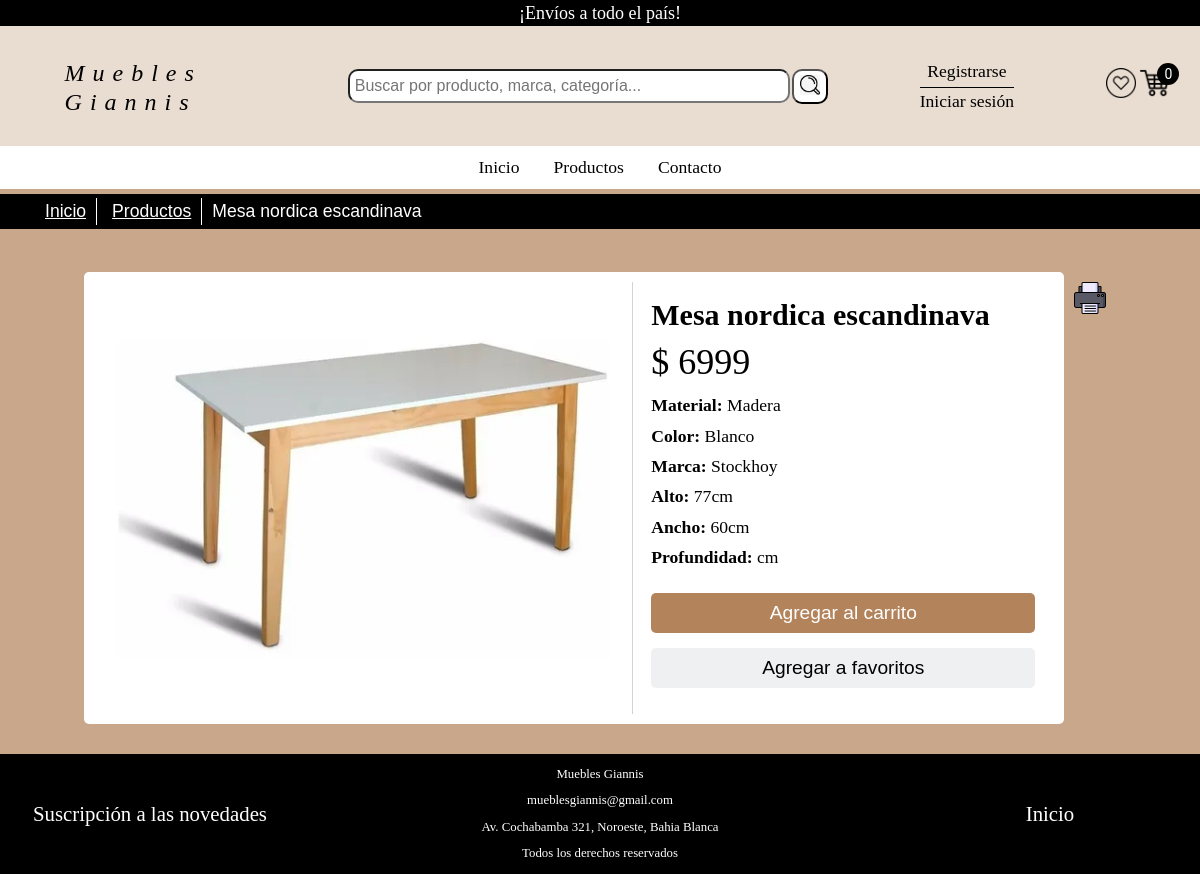
/vistas/detalleArticulo.php?art=come1, run on the app's committed database.
### tables this page shows
CREATE TABLE `producto` (
  `id` int(255) NOT NULL,
  `codigo` varchar(10) NOT NULL,
  `descripcion` varchar(50) NOT NULL,
  `material` varchar(100) NOT NULL,
  `color` varchar(20) NOT NULL,
  `caracteristicas` varchar(500) NOT NULL,
  `marca` varchar(30) NOT NULL,
  `stock` int(6) NOT NULL,
  `precio` decimal(6,0) NOT NULL,
  `id_categoria` int(100) NOT NULL,
  `id_subcategoria` int(100) NOT NULL,
  `descuento` tinyint(2) NOT NULL DEFAULT 0
);

CREATE TABLE `imagen_productos` (
  `id` int(255) NOT NULL,
  `id_producto` int(255) NOT NULL,
  `destination` varchar(255) NOT NULL,
  `portada` tinyint(4) NOT NULL
);

### vistas/detalleArticulo.php (the view, shortened to what this page needs)
<?php
    include_once  "encabezado.php";
    include_once "pie.php";
	$ruta = "<ol class='ruta'>
				<li><a href='index.php'>Inicio</a></li>
	";
	$categoria = isset($_GET["categoria"])? $_GET["categoria"] : null;
	$subcategoria = isset($_GET["subcategoria"])? $_GET["subcategoria"]: null;
	if ($categoria != null){
		$ruta .= "<li><a href='subcategoria.php?categoria=$categoria'>Subcategorías</a></li>
			  	  <li><a href='productos.php?cate=$categoria&sub=$subcategoria'>Productos</a></li>
		";
	}
	else{
		$ruta .= "<li><a href='productos.php?productos=todos'>Productos</a></li>";
	}
	if (isset($_GET["art"])){
		$codigo = $_GET["art"] ;
		$rs = obtener_producto($codigo);
		foreach ($rs as $row) {
			$ruta .= "<li>{$row['descripcion']}</li>
				</ol>
			";
			$caracteristicas = $row["caracteristicas"];
			$arreglo_caracteristicas = explode (',', $caracteristicas);
			$id = $row["id"];
			$parrafo_caracteristica = "";
			for ($i=0; $i<count($arreglo_caracteristicas); $i++){
				$posicion = stripos ($arreglo_caracteristicas[$i],':');
				$caracteristica = substr($arreglo_caracteristicas[$i], 0, $posicion+1);
				$caracteristica = ucfirst($caracteristica);
				$detalle = substr($arreglo_caracteristicas[$i], $posicion+2, strlen($arreglo_caracteristicas[$i]));
				$caracteristica = "<b> $caracteristica </b>";
				$parrafo_caracteristica .= "<p> $caracteristica $detalle </p><br>";
			}
			if($row["stock"] == 0){
				$stock .= "
					<p>Lo sentimos, no poseemos stock de este artículo.
						Si desea saber cuando volverá a tener stock suscríbase a las novedades.
						Gracias.
					</p>
				";
			}
			else{
				$botones = "
					<input type='button' id='btn-enviar' onclick='agregarProducto($id)' class='btn' value='Agregar al carrito'>
					<input type='button' id='btn-fav' onclick='agregarFavorito($id)' class='btn' value='Agregar a favoritos'>
				";
			}
			$path = obtener_imagen_producto($id);
			$contenedor_articulo = "
				<div class='contenedor'>
					<div id='cont-images'>
						<img src='../$path' class='img-cat' title='Producto en detalle' alt='{$row["descripcion"]}'>
					</div>
					<div id='cont-descripcion'>
						<div class='cont-fund'>
							<input type='hidden' name='codigoImagen' value='$codigo'>
							<h1>{$row["descripcion"]}</h1>
			";
			if ($row["descuento"] != 0){
				$precio_descuento = $row["precio"] - ($row["precio"]*$row["descuento"]/100);
				$contenedor_articulo .=  "
					<h3 class='precio'>
						$". $precio_descuento ."
					</h3>
					<h2 id='precio'  title='El precio es: $".$row["precio"]."'>$ {$row["precio"]}</h2>
				";
			}
			else{
				$contenedor_articulo .= "
					<h2 id='precio' title='El precio es: $".$row["precio"]."'>$ {$row["precio"]}</h2>
					<input type='hidden' name='precio' value='{$row["precio"]}' />
				";
			}
			$contenedor_articulo .="
				</div>
				<div class='carac-prod'>
					<div id='carac' title='Caracteristicas'>
						<p><b>Material: </b>" .  $row["material"] . "</p><br>
						<p><b>Color:</b> " . $row["color"] . " </p><br>
						<p><b>Marca:</b> " . $row["marca"].  "</p><br>
						$parrafo_caracteristica
					</div>
				</div>
			";
			if($row["stock"] == 0){
				$contenedor_articulo .= "";
			}
			else{
				$contenedor_articulo .= $botones;
			}
			$contenedor_articulo .=	"
					</div>
				</div>
				<a href='javascript:window.print()' id='btn-imp' title='Imprimir listado'>
					<img src='../images/iconos/logo_imprimir.png' id='imprimir' title='Imprimir listado' alt='icono imprimir.'>
				</a>
			";
		}
	}
?>
<!DOCTYPE html>
<html lang="es">
<head>
	<link rel="stylesheet" type="text/css" href="../assets/css/estilos.css" media="screen">
</head>
<body>
	<header>
    	<?= imprimir_encabezado($encabezado, $encabezado_mobile); ?>
	</header>
    <main id="main">
		<?= $ruta ?>
		<?= $contenedor_articulo ?>
	</main>
	<footer id="pie">
		<?= $pie; ?>
	</footer>
</body>
</html>

### assets/css/estilos.css (style rules this page uses)
body { font-family: "Salesforce Sans", serif; font-size: 1.1rem; line-height: 1.5em; margin: 0; height: 100%; }
main { background-color: rgba(147, 81, 22,0.5); padding-top: 5px; min-height: 70vh; }
#pie { display: flex; justify-content: space-between; background-color: black; color:white; height: 120px; align-items: center; }
a { text-decoration: none; color:#000; }
.img-cat { width: 230px; height: 230px; border-bottom: 0.1px solid rgba(205,205,205,0.7); }
.btn { height: 40px; width: 200px; cursor: pointer; font-size: 1.2rem; border-radius: 5px; background-color:white; border: none; }
#btn-imp { height: 30px; margin: 10px; }
.ruta { width: 100%; display: flex; margin-top: 0; background: #000; padding-left: 30px; max-height: 35px; }
.ruta li { list-style-type: none; padding: 0 10px; border-right: 1px solid white; margin: 4px 0; text-decoration: underline; color: white; font-family: museosans500,arial,sans-serif; }
.ruta li a { color: white; }

### vistas/detalleArticulo.php (style rules this page uses)
main { display:flex; justify-content: center; flex-wrap:wrap; }
#carac { padding:0; display:flex; flex-wrap:wrap; justify-content:start; }
.ruta li { margin-left:5px; }
.ruta li:last-child { margin-left: 0; border:none; text-decoration: none; }
.contenedor, .contenedor-vacio { display:flex; justify-content: center; flex-wrap: wrap; margin-bottom: 30px; padding: 10px; background-color: white; width: 80%; border-radius:5px; }
.contenedor h1 { font-size: 0.9em; }
.cont-fund h1 { font-size: 30px; font-weight:600; font-family: proxima-nova; }
#cont-images { width: 56%; display:flex; justify-content:center; background-color:white; border-right: 1px solid #D3D3D3; }
#cont-descripcion { background-color:white; width: 40%; margin: 0 auto; }
.img-cat { object-fit: contain; height: 100%; width: 100%; border-bottom: none; }
#carac p { width:100%; margin: 2px 0; }
#btn-enviar { margin-top:20px; width:100%; background: rgba(147, 81, 22,0.7); color: white; }
#precio { font-weight: 300; font-size: 36px; font-family: "Proxima Nova"; }
h2 { margin:0; }
.cont-fund { margin-bottom:15px; }
#btn-fav { width:100%; margin-top:15px; background-color: rgba(99,110,114, 0.1); color: black; }
#btn-imp img { border:0; width:32px; height:32px; }

### data on the page
producto: descripcion "Mesa nordica escandinava", id.destination (picture), precio "6999", material "Madera", color "Blanco", marca "Stockhoy", caracteristicas "Alto:", caracteristicas "77cm", caracteristicas "Ancho:", caracteristicas "60cm", caracteristicas "Profundidad:", caracteristicas "cm"

### other printed values
$cantidad_carrito "0"
